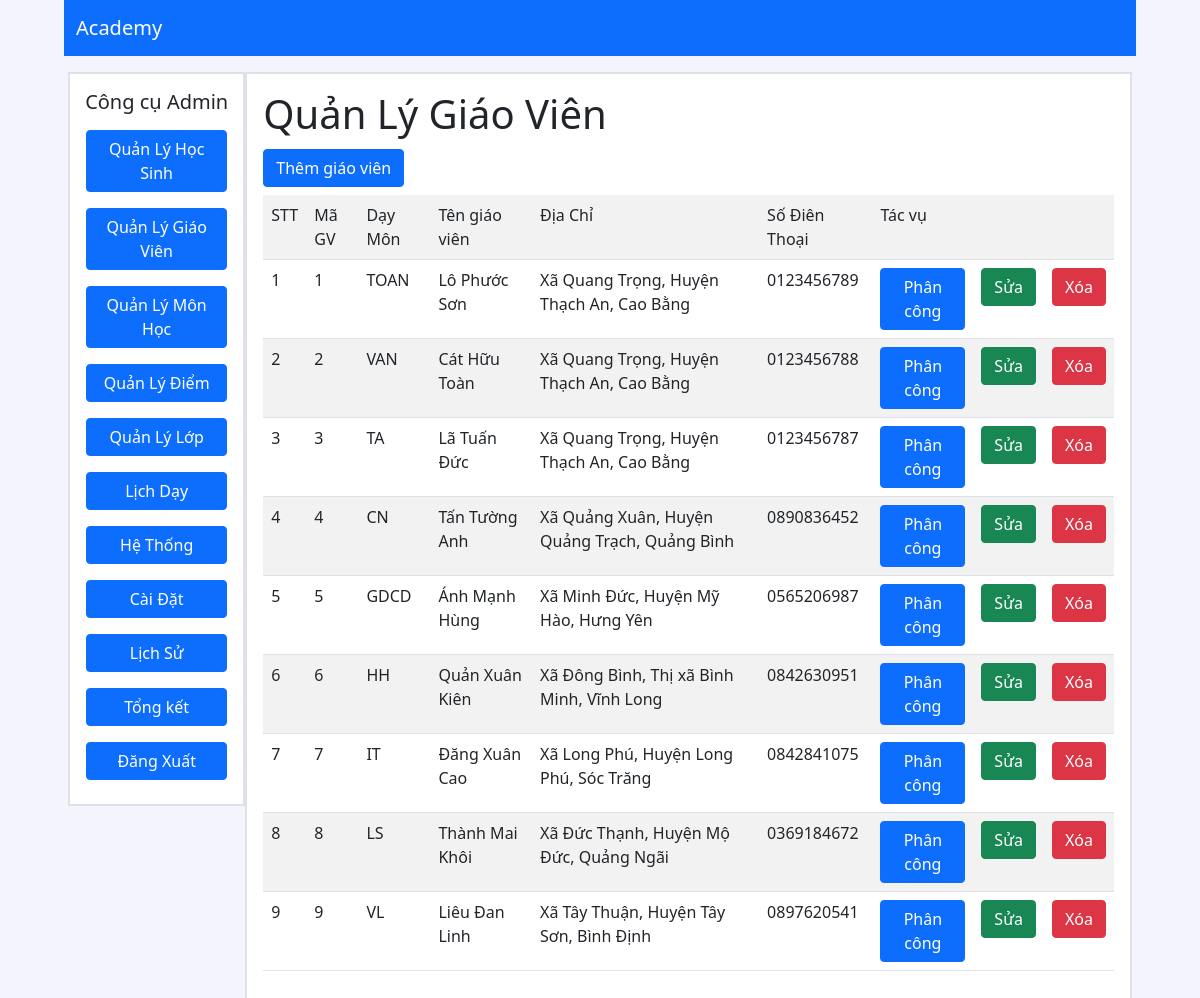
The page /admin/index.php?mod=gv (signed in) on the database its author committed.
### tables this page shows
CREATE TABLE `giaovien` (
  `Magv` varchar(10) NOT NULL,
  `MaMonHoc` varchar(5) NOT NULL,
  `Tengv` varchar(50) NOT NULL,
  `DiaChi` varchar(50) NOT NULL,
  `SDT` varchar(11) NOT NULL,
  `passwordgv` varchar(50) NOT NULL
);

### classes/giaovien.class.php (called while the page is built, shortened)
<?php
class giaovien extends DB
{
    function allgv()
    {
        $con = $this->connect();
        $sql = "select * from giaovien";
        $query = mysqli_query($con, $sql);
        $result = array();
        if ($query) {
            while ($row = mysqli_fetch_assoc($query)) {
                $result[] = $row;
            }
        }
        return $result;
    }
}

### admin/xem_gv.php (the view, shortened to what this page needs)
<body>
	<h1>Quản Lý Giáo Viên</h1>
	<h2><a href="add_gv.php"><button class="btn btn-primary" type='button'>Thêm giáo viên</button> </a></h2>
	<table class="table table-striped" id="dataTable">
		<tr>
			<td>STT</td>
			<td>Mã GV</td>
			<td>Dạy Môn</td>
			<td>Tên giáo viên </td>
			<td>Địa Chỉ</td>
			<td>Số Điên Thoại</td>
			<td>Tác vụ</td>
			<td> </td>
			<td> </td>
		</tr>
		<?php
		require '../classes/giaovien.class.php';
		$con = new giaovien();
		$giaovien = $con->allgv();
		$stt = 0;
		foreach ($giaovien as $row) {
			$stt++;
			echo "<tr>";
			echo "<td>$stt</td>";
			echo "<td>$row[Magv]</td>";
			echo "<td>$row[MaMonHoc]</td>";
			echo "<td>$row[Tengv]</td>";
			echo "<td>$row[DiaChi]</td>";
			echo "<td>$row[SDT]</td>";
			echo "<td><a href='day/themday.php?magv=$row[Magv]&mamh=$row[MaMonHoc]'><button class='btn btn-primary' type='button'>Phân công</button></a></td>";
			echo "<td><a href='sua_gv.php?cma=$row[Magv]'><button class='btn btn-success' type='button'>Sửa</button></a></td>";
			echo "<td><a href='xoa_gv.php?Ma=$row[Magv]' onclick='return XacNhan();'><button class='btn btn-danger' type='button'>Xóa</button></a></td>";
			echo "</tr>";
		}
		?>
	</table>
</body>

### admin/index.php (style rules this page uses)
body { padding: 0 4em; }
a { text-decoration: none; }

### rows shown on the page
giaovien: Magv "1", MaMonHoc "TOAN", Tengv "Lô Phước Sơn", DiaChi "Xã Quang Trọng, Huyện Thạch An, Cao Bằng", SDT "0123456789"
giaovien: Magv "2", MaMonHoc "VAN", Tengv "Cát Hữu Toàn", DiaChi "Xã Quang Trọng, Huyện Thạch An, Cao Bằng", SDT "0123456788"
giaovien: Magv "3", MaMonHoc "TA", Tengv "Lã Tuấn Ðức", DiaChi "Xã Quang Trọng, Huyện Thạch An, Cao Bằng", SDT "0123456787"
giaovien: Magv "4", MaMonHoc "CN", Tengv "Tấn Tường Anh", DiaChi "Xã Quảng Xuân, Huyện Quảng Trạch, Quảng Bình", SDT "0890836452"
giaovien: Magv "5", MaMonHoc "GDCD", Tengv "Ánh Mạnh Hùng", DiaChi "Xã Minh Đức, Huyện Mỹ Hào, Hưng Yên", SDT "0565206987"
giaovien: Magv "6", MaMonHoc "HH", Tengv "Quản Xuân Kiên", DiaChi "Xã Đông Bình, Thị xã Bình Minh, Vĩnh Long", SDT "0842630951"
giaovien: Magv "7", MaMonHoc "IT", Tengv "Đăng Xuân Cao", DiaChi "Xã Long Phú, Huyện Long Phú, Sóc Trăng", SDT "0842841075"
giaovien: Magv "8", MaMonHoc "LS", Tengv "Thành Mai Khôi", DiaChi "Xã Đức Thạnh, Huyện Mộ Đức, Quảng Ngãi", SDT "0369184672"
giaovien: Magv "9", MaMonHoc "VL", Tengv "Liêu Đan Linh", DiaChi "Xã Tây Thuận, Huyện Tây Sơn, Bình Định", SDT "0897620541"
